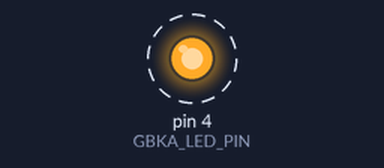
Simulated run of this sketch. Board: Arduino Uno, built with avr-gcc and run on an emulated ATmega328P. On the bench: output pins drawn as LEDs (lit = HIGH). Dashed ring = blinking. What the sketch prints to the serial monitor is not drawn.

Above: at 0.2 s.
Timing chart, 0 to 3.0 s (numbered marks = the images above):
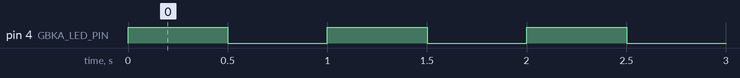

The sketch:

sketch_20211012_Lesson0_with_blink_millis_and_keywords.ino
```cpp
#define GBKA_LED_PIN  (4)

#define MY_KEYWORD  "YourKey-L0"

void setup() {
  pinMode(GBKA_LED_PIN, OUTPUT);
  Serial.begin(57600); // initializes the serial port with a baud rate of 57600
}

void loop() {
  digitalWrite(GBKA_LED_PIN, HIGH);

  Serial.print(MY_KEYWORD);
  Serial.print("\t");
  Serial.print(millis());
  Serial.println("\t\"hello, world 4!\""); // prints a string to a serial port
  delay(500); //delay of 0.5 second

  digitalWrite(GBKA_LED_PIN, LOW);
  delay(500); //delay of 0.5 second

}
```

Measured:
- by itself, pin 4 (GBKA_LED_PIN): alternates HIGH for 0.50 s and LOW for 0.50 s
